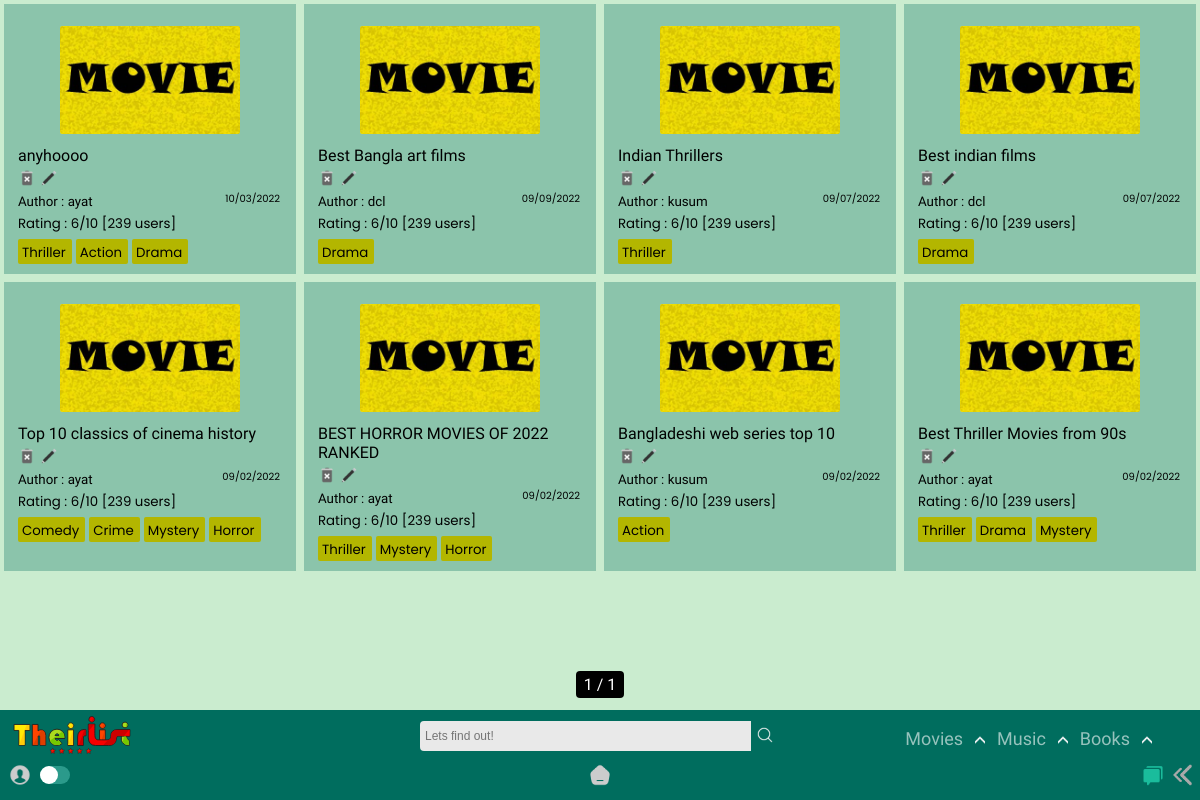
Screenshot of /home/list/ with the database file from the repository.
### app/models.py (models this page shows, shortened)
class List(models.Model):
    title = models.CharField(max_length=65)
    genre = models.ManyToManyField('Genre')
    creator = models.ForeignKey(User,on_delete=models.SET_NULL,blank=True, null=True)
    posted = models.DateTimeField(auto_now_add=True)
    content = RichTextField(null=True,default=' ')
    type = models.CharField(max_length=10,default="Movie")
    slug = models.SlugField(max_length= 300,null=True, blank = True, unique=True)

class Genre(models.Model):
    name = models.CharField(max_length=150)
    def __str__(self):
        return self.name

### app/views.py (the view)
# urls.py: path('list/',TheirListView.as_view(),name = 'list'),
class TheirListView(ListView): #movies
    model = List
    paginate_by = 8
    template_name ='app/List_list.html'
    def get_queryset(self, *args, **kwargs):
        qs = super().get_queryset(*args, **kwargs)
        qs = qs.order_by("-id")
        return qs
    def get_context_data(self, **kwargs):
        context = super().get_context_data(**kwargs)
        modell = Review.objects.all()
        context["modam"] = modell
        return context

### templates/app/List_list.html (shortened to what this page needs)
{% extends "index.html" %}
{% load static %}
{% block content %}
<section>
  <div class="contain-sec" id="contain-sec8">
    {% for lola in object_list %}
    <div class="elements">
      <div class="thumb">
        <img src="{% static 'app/images/movie-poster.jpg' %}" width="100px" />
      </div>
      <div class="Title">
        <a href="{{lola.slug}}/"><h4 class="tit">{{lola.title}}</h4></a>
        {% if user.id == lola.creator.id %}
        <a href="{% url 'app:delete_movie' lola.slug %}"><img src ="{% static 'app/images/delete.png' %}"></a>
        <a href="{% url 'app:update_list' lola.slug %}"><img src ="{% static 'app/images/edit.png' %}"></a>
        {% else %}
        <img src ="{% static 'app/images/delete-dis.png' %}">
        <img src ="{% static 'app/images/edit-dis.png' %}">
        {% endif %}
      </div>
      <div class="Author">
        <small>Author : {{lola.creator.username}}<span>{{lola.posted|date:"SHORT_DATE_FORMAT"}}</span></small>
      </div>
      <div class="rating"><small>Rating : 6/10 [239 users]</small></div>
        {% for tag in lola.genre.all %}
        <div class="Genre">
          <a href="{% url 'app:film' query=tag %}">
        <small>{{ tag }}</small>
          </a>
        </div>
          {% empty %}
          No tags!
        {% endfor %}
    </div>
    {% endfor %}
  </div>
  <div class="pagination_pages">
    <span class="step-links">
        <span class="current">
        {{ page_obj.number }} / {{ page_obj.paginator.num_pages }}
        </span>
    </span>
  </div>
</section>
{% endblock content %}

### static/app/css/desk.css (style rules this page uses)
:root { --rd: #D10000; --white: rgb(233, 233, 233); --rd2: #9DAAF2; --dark: #1d1d1d; --teal: rgb(0, 109, 94); }
* { -webkit-tap-highlight-color: transparent; margin: 0; padding: 0; box-sizing: border-box; }
body { -webkit-tap-highlight-color: transparent; background-color: #CAECCF; text-decoration: none; height: 100vh; display: flex; flex-direction: column; font-family: 'Raleway', sans-serif; }
.Title img { height: 18px!important; }
.Genre small { padding: 0 0; margin-right: 2px; }

### static/app/css/content_css.css (style rules this page uses)
section { position: relative; z-index: 0; }
.contain-sec { padding-top: 0px; display: grid; width: 100%; color: black; grid-template-rows: repeat(auto-fit, minmax(100px, 1fr)); grid-template-columns: repeat(auto-fit, minmax(250px, 1fr)); position: relative; margin-bottom: 100px; }
.elements { padding: 10px 14px; width: auto; background-color: rgba(0, 109, 94, 0.315); margin: 4px; border-radius: 0px; position: relative; }
.thumb { display: grid; justify-content: center; }
.thumb img { height: 108px; width: auto; border-radius: 2px; margin: 12px; }
.tit { font-weight: lighter; transition: all 250ms ease-in-out; margin-bottom: 4px; }
.Author span { position: absolute; margin-right: 16px; right: 0; cursor: pointer; font-size: 10px; font-family: 'Poppins', sans-serif; }
.rating { font-family: 'Poppins', sans-serif; }
.Genre { margin: 0px 0px; margin-top: 4px; padding: 0px 4px; border-radius: 2px; background-color: rgb(179, 182, 0); color: rgb(0, 0, 0); width: max-content; cursor: pointer; display: inline-block; font-family: 'Poppins', sans-serif; transition: all 350ms ease-in-out; }
.pagination_pages { color: white; width: 100%; position: fixed; bottom: 106px; text-align: center; }
.step-links { width: max-content; border-radius: 4px; }
.pagination_pages a,.pagination_pages span { color: white; background-color: black; padding: 4px 4px; cursor: pointer!important; }

### templates/app/List_list.html (style rules this page uses)
.Title img { height: 14px; }

### rows the page displays
List: title "anyhoooo", creator.username "ayat", posted "10/03/2022"
Genre: name "Thriller"
Genre: name "Action"
Genre: name "Drama"
List: title "Best Bangla art films", creator.username "dcl", posted "09/09/2022"
List: title "Indian Thrillers", creator.username "kusum", posted "09/07/2022"
List: title "Best indian films", creator.username "dcl", posted "09/07/2022"
List: title "Top 10 classics of cinema history", creator.username "ayat", posted "09/02/2022"
Genre: name "Comedy"
Genre: name "Crime"
Genre: name "Mystery"
Genre: name "Horror"
List: title "BEST HORROR MOVIES OF 2022 RANKED", creator.username "ayat", posted "09/02/2022"
List: title "Bangladeshi web series top 10", creator.username "kusum", posted "09/02/2022"
List: title "Best Thriller Movies from 90s", creator.username "ayat", posted "09/02/2022"

### other values shown
{{ page_obj.number }} "1"
{{ page_obj.paginator.num_pages }} "1"
